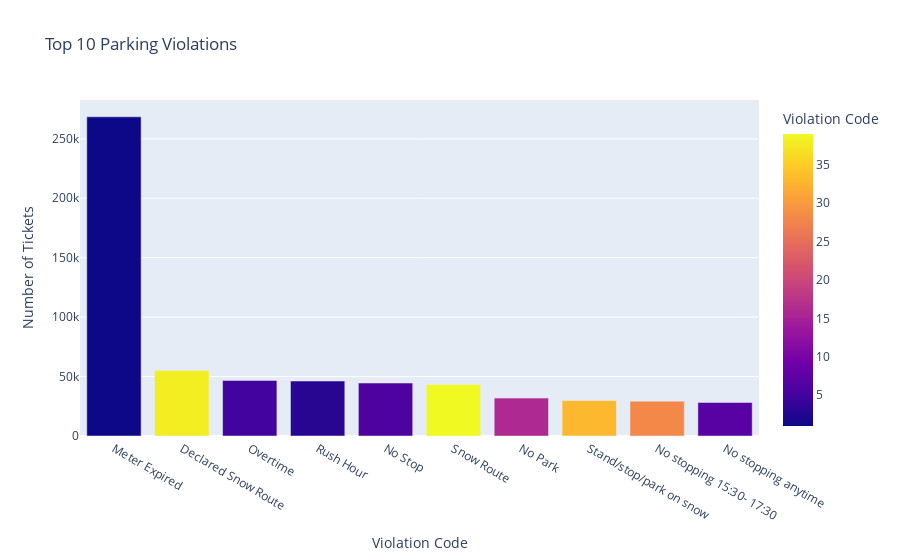

Notebook code cell kept with this figure:
### Code cell
fig = px.bar(top_5_violations, x='Violation Code',y='count', color='Violation Code',
             title='Top 10 Parking Violations',
             labels={'count': 'Number of Tickets'})
fig.update_layout(
    xaxis=dict(
        showline=True,
        showgrid=False,
        showticklabels=True,
        type='category',
        tickmode='array',
        tickvals=[1, 38, 5, 3, 6, 39, 16, 33, 28, 7],
        ticktext=['Meter Expired', 'Declared Snow Route', 'Overtime', 'Rush Hour', 'No Stop', 'Snow Route', 'No Park', 'Stand/stop/park on snow', 'No stopping 15:30- 17:30', 'No stopping anytime'],
    )
)
fig

### Figure 1 — Plotly figure (JSON) as saved in the notebook; plotly's stock layout.template omitted (floating-point values rounded to 4 significant figures)
{"data": [{"alignmentgroup": "True", "hovertemplate": "Violation Code=%{marker.color}<br>Number of Tickets=%{y}<extra></extra>", "legendgroup": "", "marker": {"color": [1, 38, 5, 3, 6, 39, 16, 33, 28, 7], "coloraxis": "coloraxis", "pattern": {"shape": ""}}, "name": "", "offsetgroup": "", "orientation": "v", "showlegend": false, "textposition": "auto", "x": [1, 38, 5, 3, 6, 39, 16, 33, 28, 7], "xaxis": "x", "y": [268550, 55073, 46732, 46259, 44550, 43342, 31882, 29834, 29340, 28204], "yaxis": "y", "type": "bar"}], "layout": {"xaxis": {"anchor": "y", "domain": [0.0, 1.0], "title": {"text": "Violation Code"}, "showline": true, "showgrid": false, "showticklabels": true, "type": "category", "tickmode": "array", "tickvals": [1, 38, 5, 3, 6, 39, 16, 33, 28, 7], "ticktext": ["Meter Expired", "Declared Snow Route", "Overtime", "Rush Hour", "No Stop", "Snow Route", "No Park", "Stand/stop/park on snow", "No stopping 15:30- 17:30", "No stopping anytime"]}, "yaxis": {"anchor": "x", "domain": [0.0, 1.0], "title": {"text": "Number of Tickets"}}, "coloraxis": {"colorbar": {"title": {"text": "Violation Code"}}, "colorscale": [[0.0, "#0d0887"], [0.1111, "#46039f"], [0.2222, "#7201a8"], [0.3333, "#9c179e"], [0.4444, "#bd3786"], [0.5556, "#d8576b"], [0.6667, "#ed7953"], [0.7778, "#fb9f3a"], [0.8889, "#fdca26"], [1.0, "#f0f921"]]}, "legend": {"tracegroupgap": 0}, "title": {"text": "Top 10 Parking Violations"}, "barmode": "relative"}}
